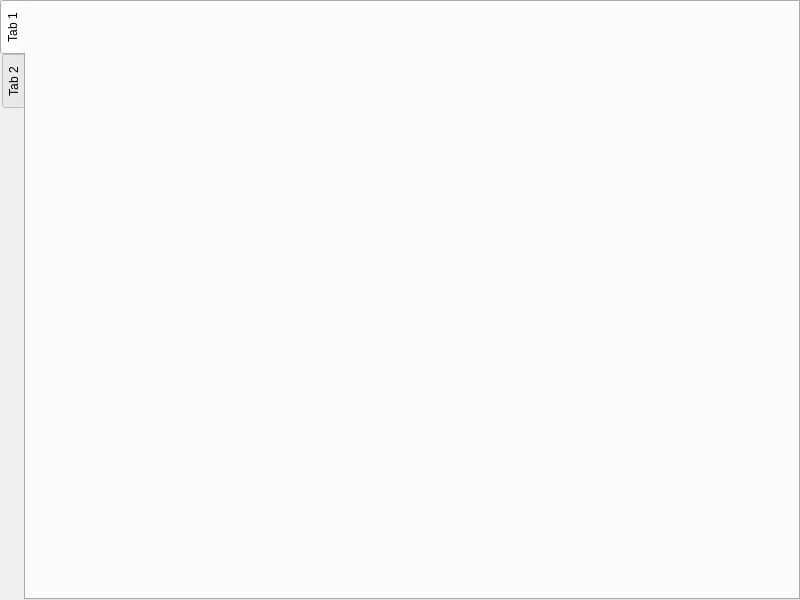
<?xml version="1.0" encoding="UTF-8"?>
<ui version="4.0">
 <class>AppWindow</class>
 <widget class="QMainWindow" name="AppWindow">
  <property name="geometry">
   <rect>
    <x>0</x>
    <y>0</y>
    <width>800</width>
    <height>600</height>
   </rect>
  </property>
  <property name="windowTitle">
   <string>MainWindow</string>
  </property>
  <widget class="QWidget" name="centralwidget">
   <layout class="QFormLayout" name="formLayout">
    <property name="horizontalSpacing">
     <number>0</number>
    </property>
    <property name="verticalSpacing">
     <number>0</number>
    </property>
    <property name="leftMargin">
     <number>0</number>
    </property>
    <property name="topMargin">
     <number>0</number>
    </property>
    <property name="rightMargin">
     <number>0</number>
    </property>
    <property name="bottomMargin">
     <number>0</number>
    </property>
    <item row="0" column="0" colspan="2">
     <widget class="QTabWidget" name="tabWidget">
      <property name="layoutDirection">
       <enum>Qt::LeftToRight</enum>
      </property>
      <property name="styleSheet">
       <string notr="true"/>
      </property>
      <property name="tabPosition">
       <enum>QTabWidget::West</enum>
      </property>
      <property name="tabShape">
       <enum>QTabWidget::Rounded</enum>
      </property>
      <property name="currentIndex">
       <number>0</number>
      </property>
      <property name="elideMode">
       <enum>Qt::ElideLeft</enum>
      </property>
      <widget class="QWidget" name="anime">
       <attribute name="title">
        <string>Tab 1</string>
       </attribute>
      </widget>
      <widget class="QWidget" name="tab_2">
       <attribute name="title">
        <string>Tab 2</string>
       </attribute>
       <layout class="QFormLayout" name="formLayout_3"/>
      </widget>
     </widget>
    </item>
   </layout>
  </widget>
 </widget>
 <resources/>
 <connections/>
</ui>
